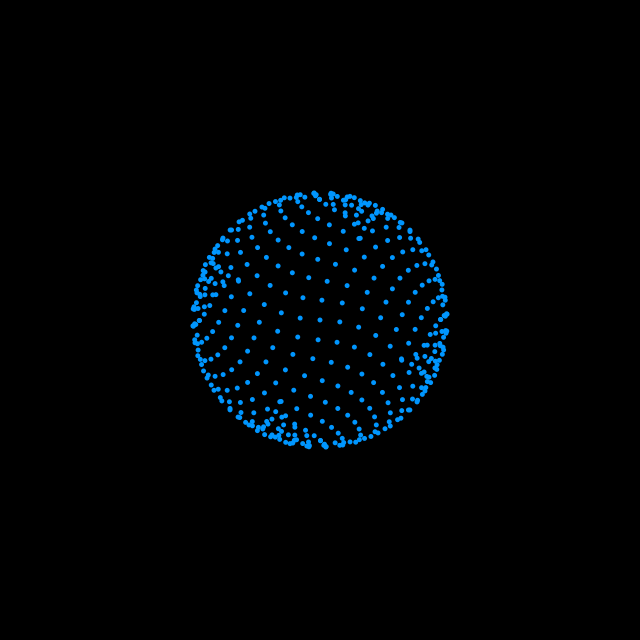
Frame 1 (no input)
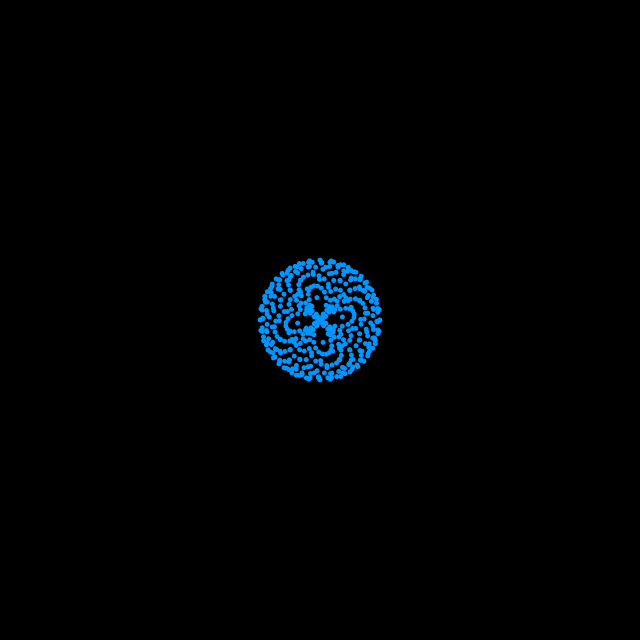
Frame 60 (the mouse pressed at the canvas centre just before this capture)
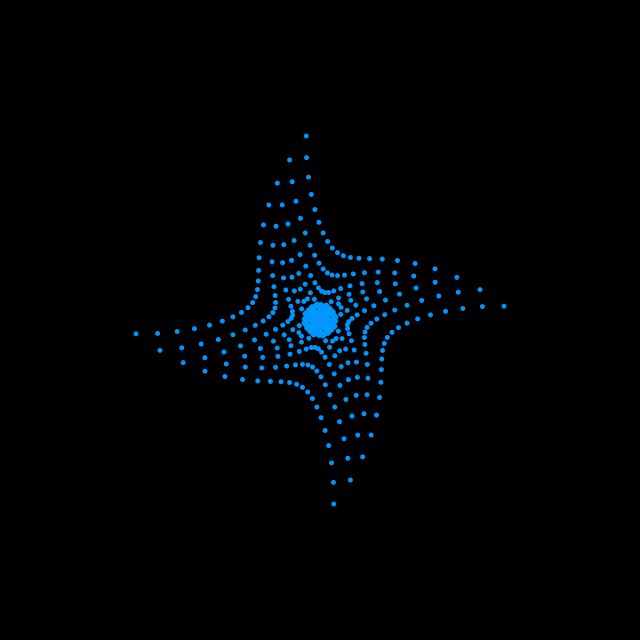
Frame 120 (the mouse held since frame 60 and released just before this capture)

The Processing sketch that drew these frames (run headless with seeded random() and noise(); from frame 60 on, the mouse is pressed at the canvas centre):

// Processing sketch: processing_157801
// ── processing_157801.pde

void setup(){
  size(640, 640);
  noStroke();
}

void draw(){
  background(0);
  translate(width/2, height/2);
  for(int x = -100; x <= 100; x+=10){
    for(int y = -100; y <= 100; y+=10){
      float d = dist(x, y, 0, 0);
      float d2 = sin(radians(d))*d;
      fill(0, 150, 255);
      pushMatrix();
      translate(x, y);
      rotate(radians(d + frameCount));
      ellipse(x, y, 5, 5);
      popMatrix();
    } 
  }
}
